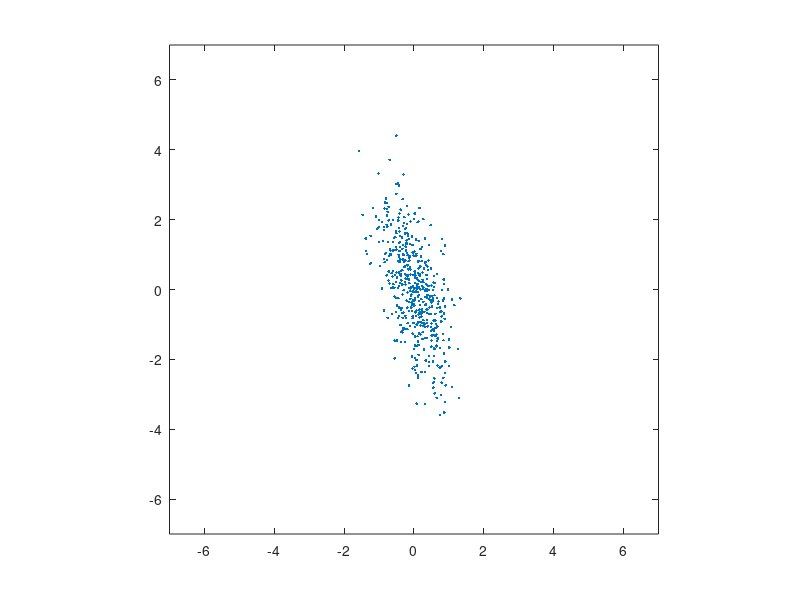

The MATLAB source for this figure:
randn('seed',0)
m= [0 0]';
S= [0.3 -0.5; -0.5 2;];
N= 500;
X=mvnrnd(m,S,N)';

figure(1), plot(X(1,:),X(2,:),'.');
figure(1), axis equal
figure(1), axis ([-7 7 -7 7])

%o kodikas einai aytos, apla allazoyme tis times toy S gia kathe mia
%periptosh